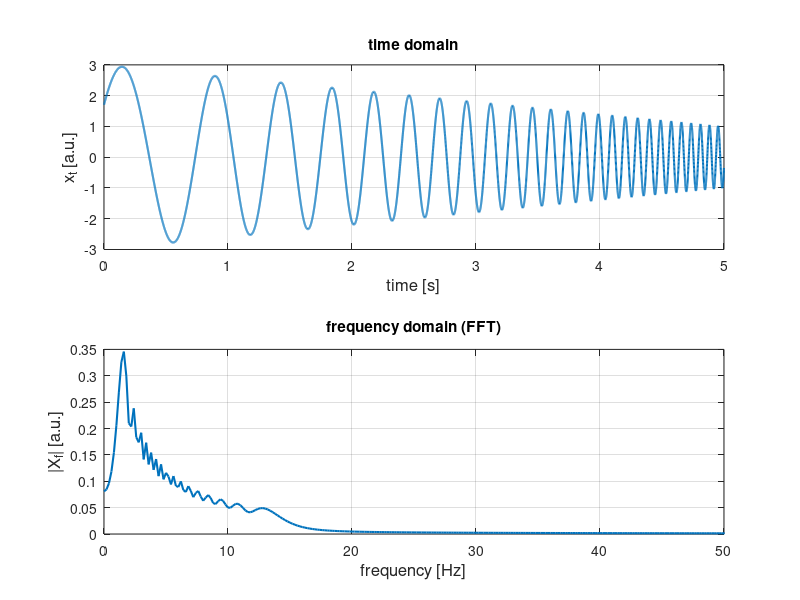

Reproduce this figure in MATLAB. (Note: this script raises an error after producing the figure.)
%% validation of time-frequency analysis with Prisma
% - create a test signal with known properties
% - send it to time-frequency decomposition via Prisma, 
% - inspect the results to check they match what expected

%% add toolbox folder to path: Prisma

% relative path to toolbox
targetFolder = fullfile('work','functions','Prisma');
found = false;

if ispc % --- Windows, loop over drive letters A: to Z: ---
    letterVector = 65:90;   % ASCII codes for A–Z
    for diskLbl = string(char(letterVector) + ":")'
        addOnPath = fullfile(diskLbl, targetFolder);
        if exist(addOnPath,'dir')
            addpath(addOnPath)
            disp(['added to path: ' addOnPath])
            found = true;
            break
        end
    end

elseif isunix % --- Linux, look under /media/<user>
    mountFolder = fullfile('/media', getenv('USER'));
    % check one level down for drives, then into work/functions/PhysioExplorer
    matches = dir(fullfile(mountFolder, '*', targetFolder));
    if ~isempty(matches)
        addOnPath = matches(1).folder;
        addpath(addOnPath)
        disp(['added to path: ' addOnPath])
        found = true;
    end
        
end

if ~found
    warning([ targetFolder ' not added to path: folder not found'])
end

%% select signal type

signalType = 1;  % simple chirp

%% time and frequency setup
% common to all signal types

% sampling rate
fs = 2000; % Hz
dt = 1/fs; % delta t

% time info
timeRange = [0 5]; % seconds
timeVec = timeRange(1):dt:timeRange(end);
timeVec(end) = [];
N = length(timeVec);

% frequency info
df = fs/(N-1);
f_Fourier = (0:N-1)*df;
f_Fourier_shifted = (-(N/2) : (N/2-1)) * df;

%% generate test signal

switch signalType
    
    case 1
        %% signal 1: simple chirp with variable amplitude
        fprintf('signal type 1: simple logarithmic chirp\n');
        freqRange = [1 15];
        amplRange = [3 1];
        a = linspace(amplRange(1), amplRange(end), N);
        X1 = a' .* chirp((0:N-1)*dt, freqRange(1), (N-1)*dt, freqRange(end), 'logarithmic')';
        groundTruth_Lbl = 'Logarithmic chirp: 1-15 Hz, decreasing amplitude';
end

% frequency domain FFT (for all signal types)
X_fft = fft(X1);
X_abs = abs(X_fft)/N;
X_pow = X_abs.^2;

%% figure: see the test signal in time and frequency (FFT) domains

figure(1); clf
set(gcf, 'Position', [100 100 1200 500]);

% time domain
subplot(2,1,1)
plot(timeVec, X1, 'LineWidth', 1.5);
%xlabel(['time [' pr_cfg.physicalAxis_units ']'], 'FontSize', 12);
xlabel(['time [s]'], 'FontSize', 12);
ylabel('x_t [a.u.]', 'FontSize', 12);
title('time domain');
grid on;
xlim(timeRange);

% frequency domain (Fourier)
subplot(2,1,2)
plot(f_Fourier, X_abs, 'LineWidth', 1.5);
xlabel('frequency [Hz]', 'FontSize', 12);
ylabel('|X_f| [a.u.]', 'FontSize', 12);
title('frequency domain (FFT)');
grid on;
xlim([0 50]); 

% Add ground truth as suptitle
sgtitle(sprintf('signal type %d: %s', signalType, groundTruth_Lbl), 'FontSize', 12, 'FontWeight', 'normal');


%% 1- STFFT

% Configure STFFT parameters
pr_cfg = struct();
pr_cfg.srate = fs;                       % Sampling rate
pr_cfg.physicalAxis_vec = timeVec;       % Time axis for output
pr_cfg.physicalAxis_units = 's';         % Time units
pr_cfg.STFFT_windowLength_pnt = 2000;    % Window length (e.g., 500 points = 250 ms at 2000 Hz)
pr_cfg.STFFT_windowStep_pnt = 100;       % Window step (100 points = 50 ms at 2000 Hz)
pr_cfg.STFFT_zeroPadding = 8;            % 8x zero padding for frequency resolution


pr_cfg.sanityCheck_fig = false;

% run STFFT
[spectra, pr_cfg] = pr_STFFT(X1, pr_cfg);

% extract amplitude from complex spectra
complex_spectra = complex(spectra(:,:,1), spectra(:,:,2));
amplitude = abs(complex_spectra);
amplitude = amplitude * 2;
power = amplitude.^2;

% get time-frequency axes from output
freq_axis = pr_cfg.STFFT_freq_Hz;
time_axis_stfft = pr_cfg.physicalAxis_output;

%% Visualize STFFT results

% TO DO: convert this to its own function (e.g., pr_view)


figure(2); clf
set(gcf, 'Position', [150 50 1200 600]);

% Time-frequency spectrogram (raw amplitude in original units)
imagesc(time_axis_stfft, freq_axis, amplitude);
axis xy; 
colorbar;
xlabel('Time (s)', 'FontSize', 12);
ylabel('Frequency (Hz)', 'FontSize', 12);
title('STFFT');
ylim([0 min(30, max(freq_axis))]);
grid on;

colormap(flipud(hot))
